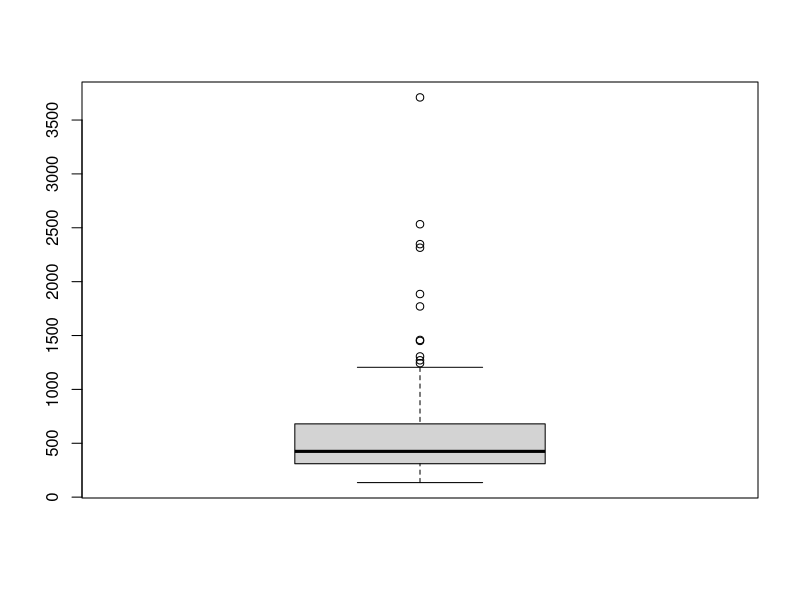

Write the R code that produced this figure.
## ---- chunk 1
knitr::opts_chunk$set(echo = TRUE)
## ---- chunk 2
library(tidyverse)
## ---- chunk 3
1:10
c(1:10)
c(1,2,3,4,5,6,7,8,9,10)

seq(1, 10, length.out = 10) # by = 2
## ---- chunk 4
set.seed(123)
rnorm(n = 10, mean = 0, sd = 1)
# runif(10, 0, 1)
# sample(x = 1:10, size = 10, replace = TRUE)
## ---- chunk 5
x <- c(-0.560475646552213, -0.23017748948328, 1.55870831414912, 0.070508391424576, 
0.129287735160946, 1.71506498688328, 0.460916205989202, -1.26506123460653, 
-0.686852851893526, -0.445661970099958)

t.test(x)
## ---- chunk 6
prop.test(x = 60, n = 100)
## ---- chunk 7
head(rivers) # dataset contenant les longueurs des fleuves majeurs des USA
boxplot(rivers)

# --- tendance centrale
median(rivers)
mean(rivers, trim = 0.10)

# --- variation / dispersion
# sd(rivers) ---> non robuste, affecté par les outliers
IQR(rivers)
mad(rivers)
